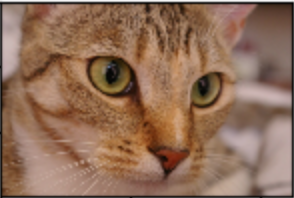
#> input picture image.png, 294 x 198 px
$ python girarimagem.py
#> lines starting #> are read from the running program, lines starting #| are printed output that depends on the picture
import numpy as np
import math
from scipy import ndimage
from PIL import Image
import imageio


#  inputs
img = imageio.imread("image.png")
#> img is the input picture: shape (198, 294, 4); mean R, G, B, A 143.6, 109.6, 88, 255
rotation_amount_degree = 45

#  convert rotation amount to radian
rotation_amount_rad = rotation_amount_degree * np.pi / 180.0


#  get dimension info
height, width, num_channels = img.shape
#> height = 198; width = 294; num_channels = 4


#  create output image, for worst case size (45 degree)
max_len = int(math.sqrt(height*height + width*width))
#> max_len = 354
rotated_image = np.zeros((max_len, max_len, num_channels))
#rotated_image = np.zeros((img.shape))


rotated_height, rotated_width, _ = rotated_image.shape
#> rotated_height = 354; rotated_width = 354
mid_row = int( (rotated_height+1)/2 )
#> mid_row = 177
mid_col = int( (rotated_width+1)/2 )
#> mid_col = 177

#  for each pixel in output image, find which pixel
#it corresponds to in the input image
for r in range(rotated_height):
    for c in range(rotated_width):
        #  apply rotation matrix, the other way
        y = (r-mid_col)*math.cos(rotation_amount_rad) + (c-mid_row)*math.sin(rotation_amount_rad)
        x = -(r-mid_col)*math.sin(rotation_amount_rad) + (c-mid_row)*math.cos(rotation_amount_rad)

        #  add offset
        y += mid_col
        x += mid_row

        #  get nearest index
        #a better way is linear interpolation
        x = round(x)
        y = round(y)

        #print(r, " ", c, " corresponds to-> " , y, " ", x)

        #  check if x/y corresponds to a valid pixel in input image
        if (x >= 0 and y >= 0 and x < width and y < height):
            rotated_image[r][c][:] = img[y][x][:]
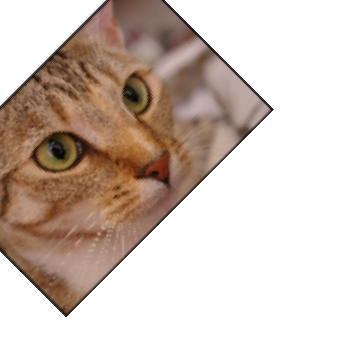
#> rotated_image: shape (354, 354, 4) float64; mean R, G, B, A 59.8, 45.4, 36.2, 105.5; transparent parts drawn white


#  save output image
output_image = Image.fromarray(rotated_image.astype("uint8"))
output_image.save("rotated_image.png")
